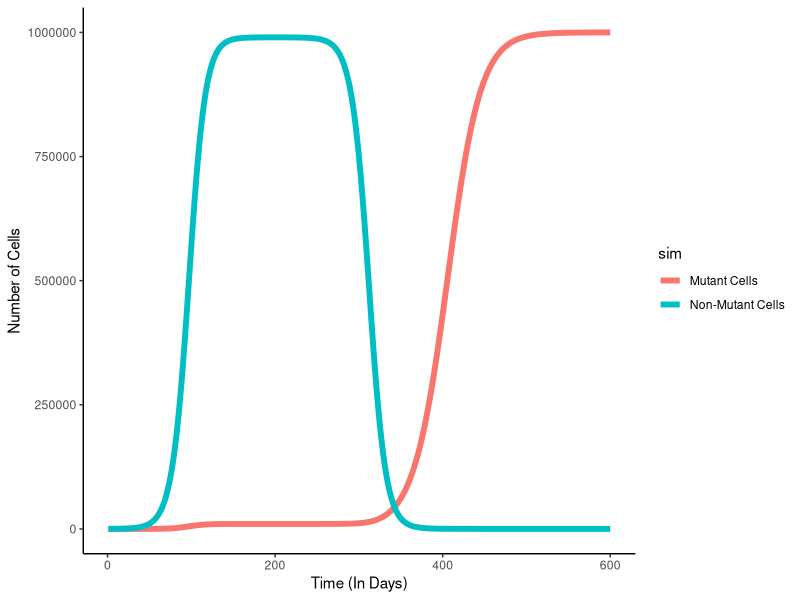

The R script that drew this image:
#Exercise 11
#Nolan Downey


#Coefficient declarations
rn = 0.1
rm = 0.1
rna = -0.1
rma = 0.05
K = 1000000

timesteps = 600
t = 2

Ns = data.frame(time=1:timesteps,sim1=rep(0,timesteps))
Ns[1,2:3]=99
Ms = data.frame(time=1:timesteps,sim1=rep(0,timesteps))
Ms[1,2:3]=1

while(t <= timesteps) {
  if (t < 200) {
    Ns$sim1[t] <- Ns$sim1[t-1] + rn*Ns$sim1[t-1]*(1-((Ns$sim1[t-1]+Ms$sim1[t-1])/K))
    Ms$sim1[t] <- Ms$sim1[t-1] + rm*Ms$sim1[t-1]*(1-((Ms$sim1[t-1]+Ns$sim1[t-1])/K))
    
  }
  else {
    Ns$sim1[t] <- Ns$sim1[t-1] + rna*Ns$sim1[t-1]*(1-((Ns$sim1[t-1]+Ms$sim1[t-1])/K))
    Ms$sim1[t] <- Ms$sim1[t-1] + rma*Ms$sim1[t-1]*(1-((Ms$sim1[t-1]+Ns$sim1[t-1])/K))
  }
  t = t + 1
}



Ns2 <- data.frame(time=c(Ns$time,Ms$time),N=c(Ns$sim1,Ms$sim1),sim=rep(c("Non-Mutant Cells","Mutant Cells"),each=timesteps))

library(ggplot2)
ggplot(data=Ns2,aes(x=time,y=N,color=sim))+
  geom_line(size=2) +
  theme_classic() +
  xlab("Time (In Days)") +
  ylab("Number of Cells")

